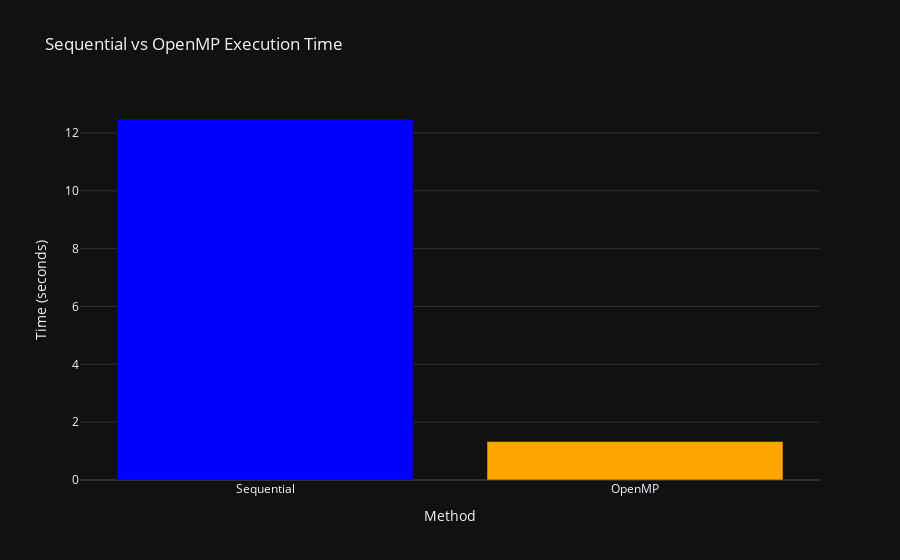
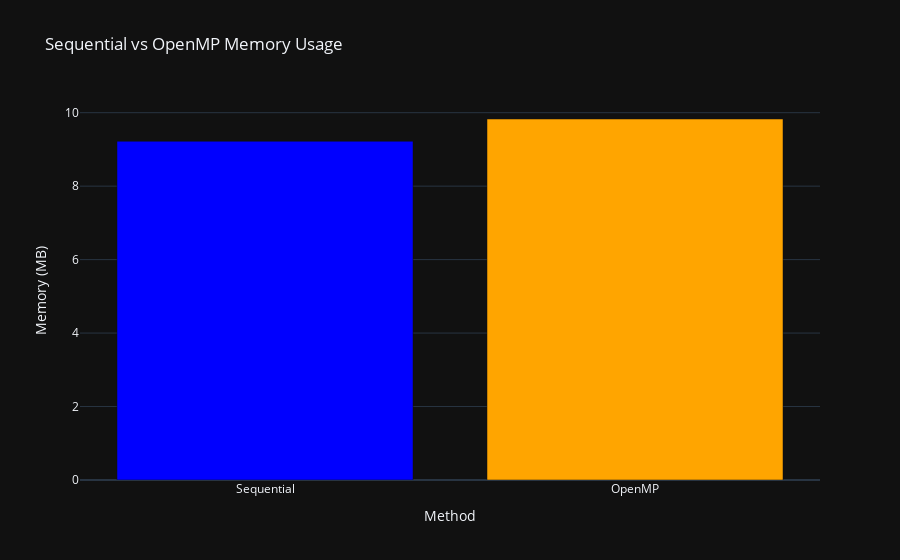
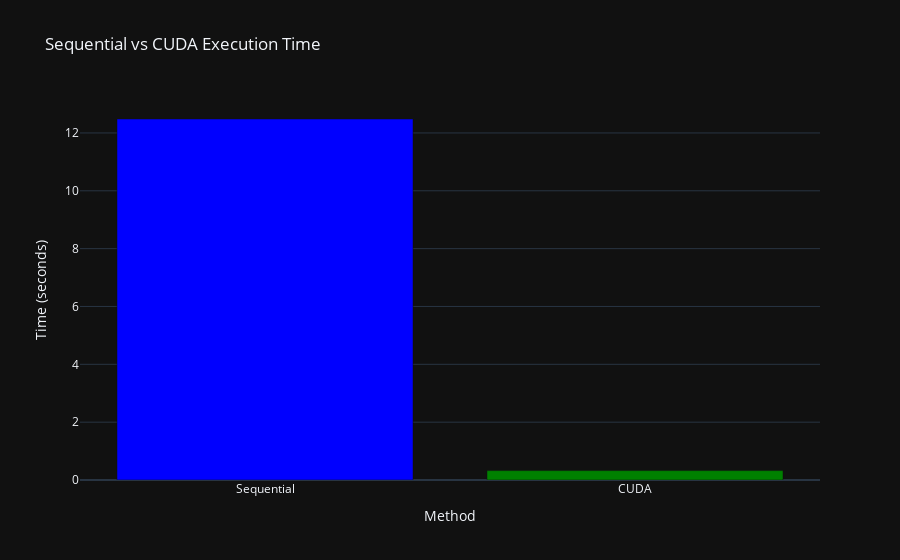
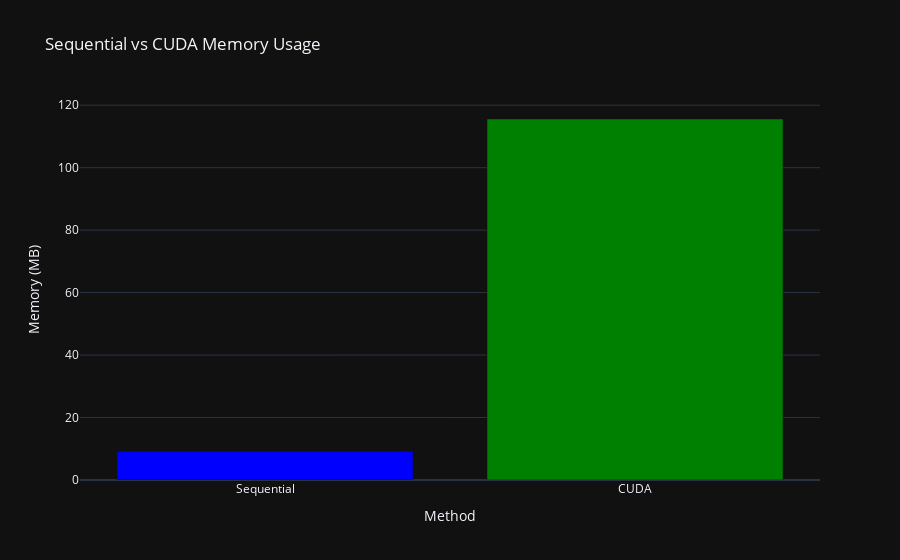

Source (notebook cell) for these figures, in order:
### Code cell
import subprocess
import time
import os
import psutil
import pynvml
import plotly.graph_objects as go

# Define paths to the executables
cuda_exe_path = r"C:\Users\user\Desktop\dspc\Assignment\Lanczos-Resampling\Lanczos Cuda\Lanczos\x64\Debug\Lanczos.exe"
openmp_exe_path = r"C:\Users\user\Desktop\dspc\Assignment\Lanczos-Resampling\OpenMP lanczos\x64\Debug\OpenMP larczos.exe"
sequential_exe_path = r"C:\Users\user\Desktop\dspc\Assignment\Lanczos-Resampling\Sequential lanczos\x64\Debug\Sequential lanczos.exe"

# Initialize GPU monitoring (only needed for CUDA)
def init_gpu_monitoring():
    try:
        pynvml.nvmlInit()
        return pynvml.nvmlDeviceGetHandleByIndex(0)  # Assuming single GPU system
    except pynvml.NVMLError as e:
        print(f"Error initializing GPU monitoring: {e}")
        return None

gpu_handle = init_gpu_monitoring()

def get_gpu_usage():
    """Returns GPU utilization percentage if available, otherwise None."""
    try:
        if gpu_handle:
            return pynvml.nvmlDeviceGetUtilizationRates(gpu_handle).gpu
    except pynvml.NVMLError:
        pass
    return None

def run_program_with_metrics(exe_path, input_image, output_image, scale_factor):
    """Runs the executable with provided arguments and tracks memory, CPU (per-core), and GPU usage."""
    if not os.path.exists(input_image):
        print(f"Error: Input image not found at full path: {os.path.abspath(input_image)}")
        return None, None, None, None, None, None, None

    max_memory = 0
    max_cpu = 0
    max_gpu = 0
    cpu_samples = []
    gpu_samples = []
    num_cores = psutil.cpu_count(logical=True)  # Get the number of logical cores
    per_core_max_usage = [0] * num_cores  # Initialize per-core max usage
    per_core_sum_usage = [0] * num_cores  # Initialize per-core sum for average usage
    num_samples = 0  # To track the number of CPU/GPU samples taken
    start_time = time.time()

    try:
        # Start the process
        process = subprocess.Popen(
            [exe_path, input_image, output_image, str(scale_factor)],
            stdout=subprocess.PIPE,
            stderr=subprocess.PIPE,
            text=True
        )

        # Use the process PID to track memory and CPU
        proc = psutil.Process(process.pid)

        # Monitor usage until the process completes
        while process.poll() is None:  # Check if the process is still running
            try:
                # Memory usage
                current_memory = proc.memory_info().rss / (1024 ** 2)  # Memory in MB
                max_memory = max(max_memory, current_memory)

                # CPU usage (per-core)
                current_per_core_usage = psutil.cpu_percent(interval=0.1, percpu=True)
                num_samples += 1
                for i, usage in enumerate(current_per_core_usage):
                    per_core_max_usage[i] = max(per_core_max_usage[i], usage)
                    per_core_sum_usage[i] += usage

                # GPU usage (if applicable)
                if "cuda" in exe_path.lower():  # Only track GPU usage for CUDA
                    current_gpu = get_gpu_usage()
                    if current_gpu is not None:
                        max_gpu = max(max_gpu, current_gpu)
                        gpu_samples.append(current_gpu)

            except psutil.NoSuchProcess:
                break  # The process might have exited

        # Compute average CPU usage per core
        per_core_avg_usage = [usage / num_samples for usage in per_core_sum_usage]

        # Compute average GPU usage (if applicable)
        avg_gpu = sum(gpu_samples) / len(gpu_samples) if gpu_samples else None

        # Collect the output and errors
        stdout, stderr = process.communicate()
        end_time = time.time()

        return end_time - start_time, max_memory, per_core_max_usage, per_core_avg_usage, max_gpu, avg_gpu, stdout, stderr

    except Exception as e:
        print(f"Error running {exe_path}: {e}")
        return None, None, None, None, None, None, None, None

def truncate_values(values, decimals=2):
    """Truncates a list of float values to a specified number of decimals."""
    return [round(value, decimals) for value in values]

def main():
    # Prompt user for input
    input_image = input("Enter the input image filename: ").strip()
    output_image_base = input("Enter the base output image filename: ").strip()
    scale_factor = input("Enter the scaling factor (positive number): ").strip()

    try:
        scale_factor = float(scale_factor)
        if scale_factor <= 0:
            raise ValueError("Scale factor must be positive.")
    except ValueError as e:
        print(f"Invalid scale factor: {e}")
        return
    
    # Construct output filenames by adding appropriate prefixes
    output_image_cuda = os.path.join(os.path.dirname(output_image_base), "cuda_" + os.path.basename(output_image_base))
    output_image_openmp = os.path.join(os.path.dirname(output_image_base), "openmp_" + os.path.basename(output_image_base))
    output_image_sequential = os.path.join(os.path.dirname(output_image_base), "sequential_" + os.path.basename(output_image_base))

    print(f"\nCUDA output file: {output_image_cuda}")
    print(f"OpenMP output file: {output_image_openmp}")
    print(f"Sequential output file: {output_image_sequential}\n")

    # Run CUDA version
    print("Running CUDA version...")
    cuda_time, cuda_memory, cuda_core_max_usage, cuda_core_avg_usage, cuda_gpu_max, cuda_gpu_avg, cuda_stdout, cuda_stderr = run_program_with_metrics(cuda_exe_path, input_image, output_image_cuda, scale_factor)
    if cuda_time is not None:
        cuda_core_avg_usage = truncate_values(cuda_core_avg_usage)
        print(f"CUDA Execution Time: {cuda_time:.4f} seconds")
        print(f"CUDA Peak Memory Usage: {cuda_memory:.2f} MB")
        print(f"CUDA Average GPU Usage: {cuda_gpu_avg:.2f} %")
        print(f"CUDA Per-Core Average CPU Usage: {cuda_core_avg_usage}\n")

    # Run OpenMP version
    print("Running OpenMP version...")
    openmp_time, openmp_memory, openmp_core_max_usage, openmp_core_avg_usage, _, _, openmp_stdout, openmp_stderr = run_program_with_metrics(openmp_exe_path, input_image, output_image_openmp, scale_factor)
    if openmp_time is not None:
        openmp_core_avg_usage = truncate_values(openmp_core_avg_usage)
        print(f"OpenMP Execution Time: {openmp_time:.4f} seconds")
        print(f"OpenMP Peak Memory Usage: {openmp_memory:.2f} MB")
        print(f"OpenMP Per-Core Average CPU Usage: {openmp_core_avg_usage}\n")

    # Run Sequential version
    print("Running Sequential version...")
    sequential_time, sequential_memory, sequential_core_max_usage, sequential_core_avg_usage, _, _, sequential_stdout, sequential_stderr = run_program_with_metrics(sequential_exe_path, input_image, output_image_sequential, scale_factor)
    if sequential_time is not None:
        sequential_core_avg_usage = truncate_values(sequential_core_avg_usage)
        print(f"Sequential Execution Time: {sequential_time:.4f} seconds")
        print(f"Sequential Peak Memory Usage: {sequential_memory:.2f} MB")
        print(f"Sequential Per-Core Average CPU Usage: {sequential_core_avg_usage}\n")

    # Create bar chart for Sequential vs OpenMP execution time
    fig_time_openmp = go.Figure()
    fig_time_openmp.add_trace(go.Bar(x=["Sequential", "OpenMP"], 
                                     y=[sequential_time, openmp_time], 
                                     name='Execution Time (s)', 
                                     marker_color=['blue', 'orange']))
    fig_time_openmp.update_layout(
        title='Sequential vs OpenMP Execution Time',
        xaxis_title='Method',
        yaxis_title='Time (seconds)',
        template='plotly_dark'
    )
    fig_time_openmp.show()

    # Create bar chart for Sequential vs OpenMP memory usage
    fig_memory_openmp = go.Figure()
    fig_memory_openmp.add_trace(go.Bar(x=["Sequential", "OpenMP"], 
                                       y=[sequential_memory, openmp_memory], 
                                       name='Memory Usage (MB)', 
                                       marker_color=['blue', 'orange']))
    fig_memory_openmp.update_layout(
        title='Sequential vs OpenMP Memory Usage',
        xaxis_title='Method',
        yaxis_title='Memory (MB)',
        template='plotly_dark'
    )
    fig_memory_openmp.show()

    # Create bar chart for Sequential vs CUDA execution time
    fig_time_cuda = go.Figure()
    fig_time_cuda.add_trace(go.Bar(x=["Sequential", "CUDA"], 
                                   y=[sequential_time, cuda_time], 
                                   name='Execution Time (s)', 
                                   marker_color=['blue', 'green']))
    fig_time_cuda.update_layout(
        title='Sequential vs CUDA Execution Time',
        xaxis_title='Method',
        yaxis_title='Time (seconds)',
        template='plotly_dark'
    )
    fig_time_cuda.show()

    # Create bar chart for Sequential vs CUDA memory usage
    fig_memory_cuda = go.Figure()
    fig_memory_cuda.add_trace(go.Bar(x=["Sequential", "CUDA"], 
                                     y=[sequential_memory, cuda_memory], 
                                     name='Memory Usage (MB)', 
                                     marker_color=['blue', 'green']))
    fig_memory_cuda.update_layout(
        title='Sequential vs CUDA Memory Usage',
        xaxis_title='Method',
        yaxis_title='Memory (MB)',
        template='plotly_dark'
    )
    fig_memory_cuda.show()

if __name__ == "__main__":
    main()

### Figure 1 — Plotly figure (JSON) as saved in the notebook; plotly's stock layout.template omitted (floating-point values rounded to 4 significant figures)
{"data": [{"marker": {"color": ["blue", "orange"]}, "name": "Execution Time (s)", "type": "bar", "x": ["Sequential", "OpenMP"], "y": [12.48, 1.333]}], "layout": {"autosize": true, "title": {"text": "Sequential vs OpenMP Execution Time"}, "xaxis": {"autorange": true, "range": [-0.5, 1.5], "title": {"text": "Method"}, "type": "category"}, "yaxis": {"autorange": true, "range": [0, 13.14], "title": {"text": "Time (seconds)"}, "type": "linear"}}}

### Figure 2 — Plotly figure (JSON) as saved in the notebook; plotly's stock layout.template omitted (floating-point values rounded to 4 significant figures)
{"data": [{"marker": {"color": ["blue", "orange"]}, "name": "Memory Usage (MB)", "type": "bar", "x": ["Sequential", "OpenMP"], "y": [9.223, 9.828]}], "layout": {"autosize": true, "title": {"text": "Sequential vs OpenMP Memory Usage"}, "xaxis": {"autorange": true, "range": [-0.5, 1.5], "title": {"text": "Method"}, "type": "category"}, "yaxis": {"autorange": true, "range": [0, 10.35], "title": {"text": "Memory (MB)"}, "type": "linear"}}}

### Figure 3 — Plotly figure (JSON) as saved in the notebook; plotly's stock layout.template omitted (floating-point values rounded to 4 significant figures)
{"data": [{"marker": {"color": ["blue", "green"]}, "name": "Execution Time (s)", "type": "bar", "x": ["Sequential", "CUDA"], "y": [12.48, 0.3252]}], "layout": {"autosize": true, "title": {"text": "Sequential vs CUDA Execution Time"}, "xaxis": {"autorange": true, "range": [-0.5, 1.5], "title": {"text": "Method"}, "type": "category"}, "yaxis": {"autorange": true, "range": [0, 13.14], "title": {"text": "Time (seconds)"}, "type": "linear"}}}

### Figure 4 — Plotly figure (JSON) as saved in the notebook; plotly's stock layout.template omitted (floating-point values rounded to 4 significant figures)
{"data": [{"marker": {"color": ["blue", "green"]}, "name": "Memory Usage (MB)", "type": "bar", "x": ["Sequential", "CUDA"], "y": [9.223, 115.6]}], "layout": {"autosize": true, "title": {"text": "Sequential vs CUDA Memory Usage"}, "xaxis": {"autorange": true, "range": [-0.5, 1.5], "title": {"text": "Method"}, "type": "category"}, "yaxis": {"autorange": true, "range": [0, 121.7], "title": {"text": "Memory (MB)"}, "type": "linear"}}}
